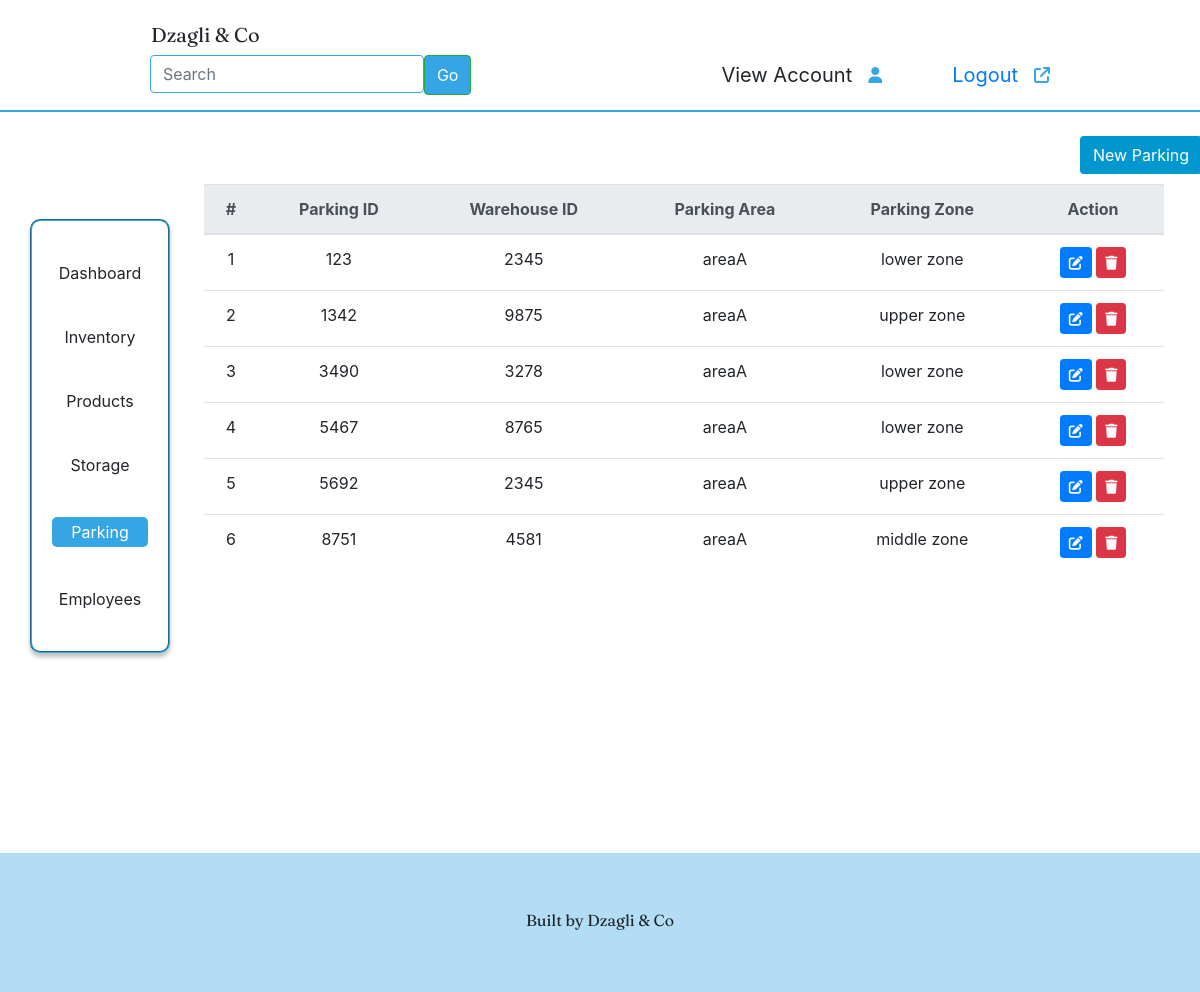
Before: /parking.php with the older database file.
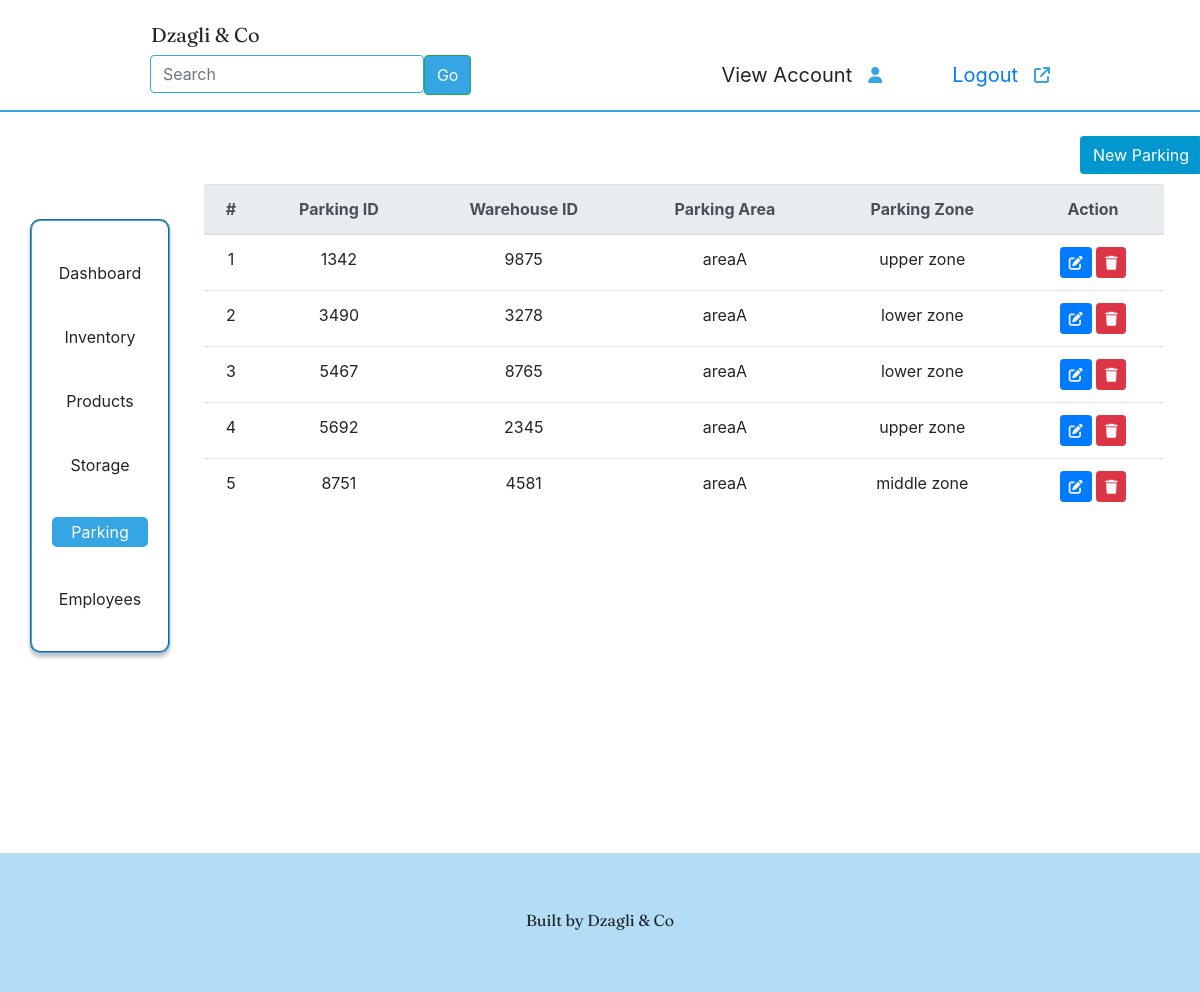
After: the same page with the newer database file.
### tables this page shows
CREATE TABLE packing (
	packingID INT UNIQUE NOT NULL,
	warehouseID INT,
	packingArea VARCHAR(20) NOT NULL, 
	packingZone VARCHAR(20) NOT NULL,
	FOREIGN KEY(warehouseID) REFERENCES warehouse(warehouseID) ON DELETE CASCADE ON UPDATE CASCADE
);

### parking.php (the view, shortened to what this page needs)
<!DOCTYPE html>
<html lang="en">
<head>
    <link rel="stylesheet" href="parking.css">
    <link   rel="stylesheet" href="http://cdnjs.cloudflare.com/ajax/libs/font-awesome/4.7.0/css/font-awesome.css"/>
    <link rel="stylesheet" href="https://cdn.jsdelivr.net/npm/bootstrap@4.4.1/dist/css/bootstrap.min.css">
    <link rel="stylesheet" href="https://cdnjs.cloudflare.com/ajax/libs/font-awesome/6.1.1/css/all.min.css"/>
  </head>
</head>
<body>
    <nav class="navbar " id="navbar">
        <div class="container-fluid">
            <a class="navbar-brand" style="font-family: 'Fraunces', serif;margin-left: 120px;">Dzagli & Co</a>
            <form class="d-flex" role="search" style="margin: 0 auto;" >
            <input class="form-control me-2" type="search" placeholder="Search" aria-label="Search" style="border-color: #35A5E4;">
            <button class="btn btn-outline-success" type="submit" style="background-color: #35A5E4;color: white;">Go</button>
            <a class="navbar-brand" style="padding-left: 250px;">View Account</a>
            <span class="icon" style="padding-top:8px;color:#35A5E4"><i class="fa fa-user" aria-hidden="true"></i></span>
                <a href = "index.php" class="navbar-brand" style="padding-left: 70px;">Logout</a>
                <span class="icon" style="padding-top:8px;left: 5px;color:#35A5E4;"><i class="fa fa-external-link" aria-hidden="true"></i></span>
            </form>
        </div>
    </nav>
  <a href="registerParking.php" style="text-decoration: none;"><button class="new_button btn btn-outline" type="button">New Parking</button></a>
    <div style="float:right; width:80%; margin-top: 6%;margin-right:3%;">
    <?php
  include "configuration.php";
  $car_page = mysqli_query($conn,"SELECT * FROM packing LIMIT 10");
?>
  <table class="table table-hover">
    <thead class="thead-light" style="text-align:center;">
    <tr>
        <th scope="col">#</th>
        <th scope="col">Parking ID</th>
        <th scope="col">Warehouse ID</th>
        <th scope="col">Parking Area</th>
        <th scope="col">Parking Zone</th>
        <th scope="col">Action</th>
    </tr>
 </thead>
<?php
$count = 1;
  while ($row = mysqli_fetch_array($car_page)) {
?>
    <tr>
        <td style="text-align:center;" scope="row"><?php echo $count;?> </td>
        <td style="text-align:center;" scope="row"><?php echo $row['packingID']?> </td>
        <td style="text-align:center;" scope="row"><?php echo $row['warehouseID']?> </td>
        <td style="text-align:center;" scope="row"><?php echo $row['packingArea']?> </td>
        <td style="text-align:center;" scope="row"><?php echo $row['packingZone']?> </td>
        <td style="text-align:center;" scope="row">
        <?php
            echo ('<button class="btn btn-sm btn-primary text-light edit" data-toggle="modal" class="update_btn" data-target="#update_employee"
            onclick= \'location.href="updatePacking.php?uid=' . $row["packingID"] . '&packingID='.$row['packingID'].'&warehouseID='.
            $row['warehouseID'].'&packingArea='.$row['packingArea'].'&packingZone='.$row['packingZone'].' &table=packing&attr=packingID&page=parking.php"\'>
            <i class="fa-solid fa-pen-to-square"></i></button>');
            ?>
        <?php
        echo('<button class="btn btn-sm btn-danger text-light delete" data-toggle="modal" data-target="#del_employee"><i class="fa-solid fa-trash" onclick= \'location.href="delete_proc.php?uid=' . $row["packingID"] .
            '&table=packing&attr=packingID&page=parking.php"\'></i></button>');
            ?>
            </td>
    </tr>
  <?php $count += 1; } ?>
  </table>
    </div>
    <div class="left-side">
        <p class="lSide"  id="dashboard" onclick="Dashboard()">Dashboard</p> <br>
        <p class="lSide" id="inventory" onclick="Inventory()" >Inventory</p> <br>
        <p class="lSide" id="products" onclick="Products()" >Products</p> <br>
        <p class="lSide" id="storage" onclick="StorageF()">Storage</p> <br>
        <p class="lSide" id="parking" onclick="Parking()"style="background-color: #35A5E4;color: white;padding: 3px;  border-radius: 5px;">Parking</p> <br>
        <p class="lSide" id="employees" onclick="Employees()">Employees</p> <br>
    </div>
    <div id="footer">
        <footer> Built by Dzagli & Co</footer>
    </div>
    </body>
</html>

Changed rows visible on the page:
removed packing: packingID "123", warehouseID "2345", packingArea "areaA", packingZone "lower zone"
